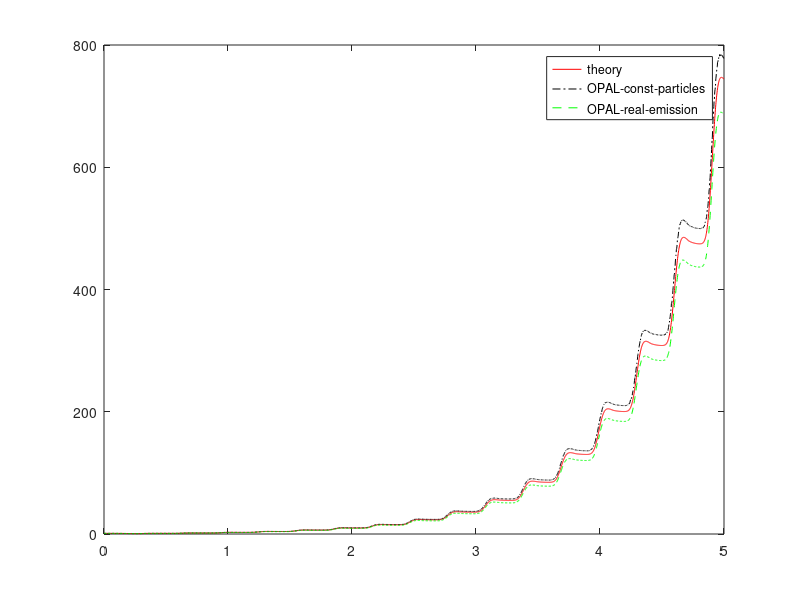

Recreate this plot in MATLAB.
load theory_Vaughan.txt;
load Vaughan_const_part.dat;
load Vaughan_real_part.dat;
plot(theory_Vaughan(:,1),theory_Vaughan(:,2),'-r', Vaughan_const_part(:,1),Vaughan_const_part(:,5)/20000,'-.k', Vaughan_real_part(:,1),Vaughan_real_part(:,4)/2000,'--g');
mylegend = legend('theory', 'OPAL-const-particles', 'OPAL-real-emission');
hold on;
